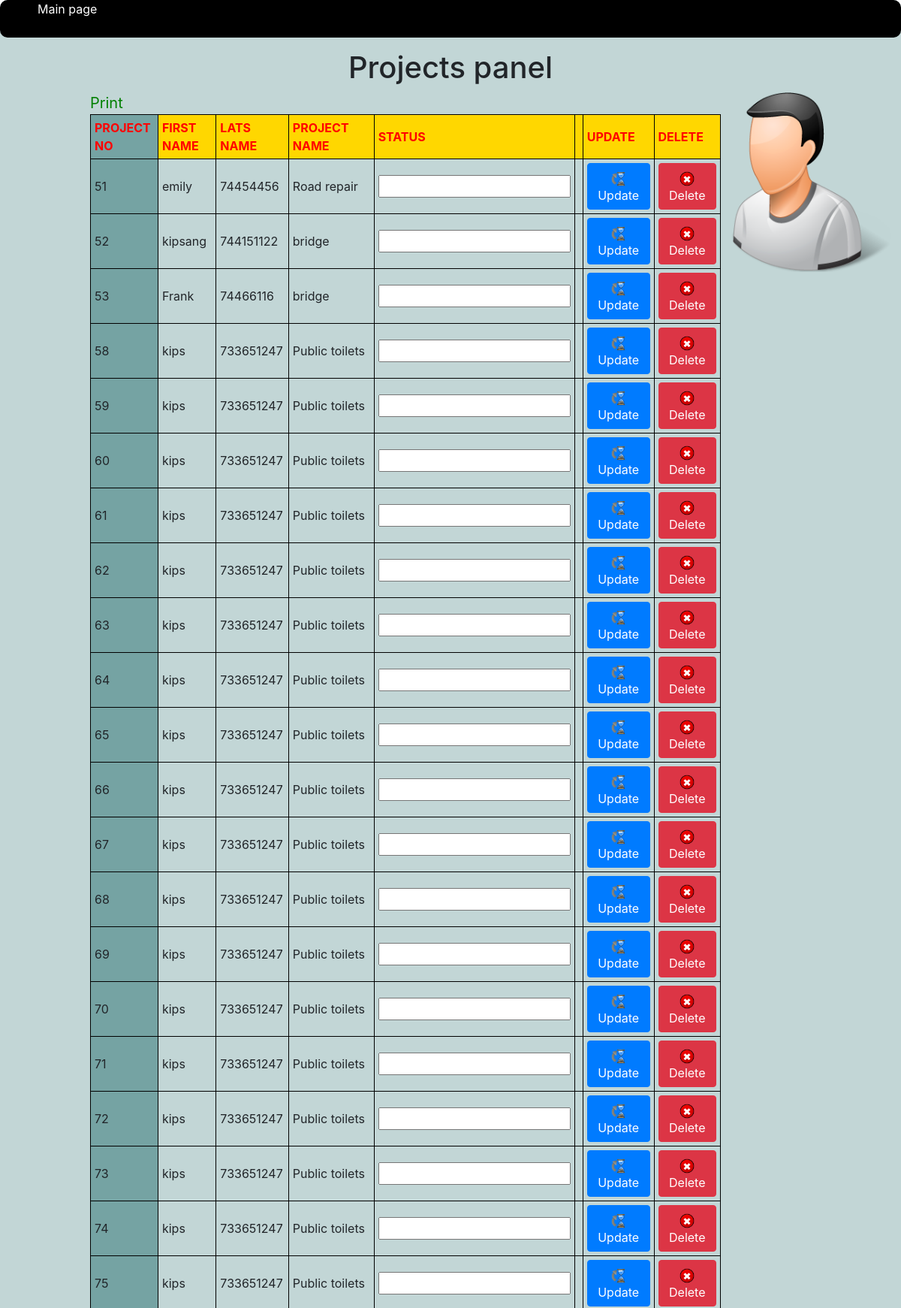
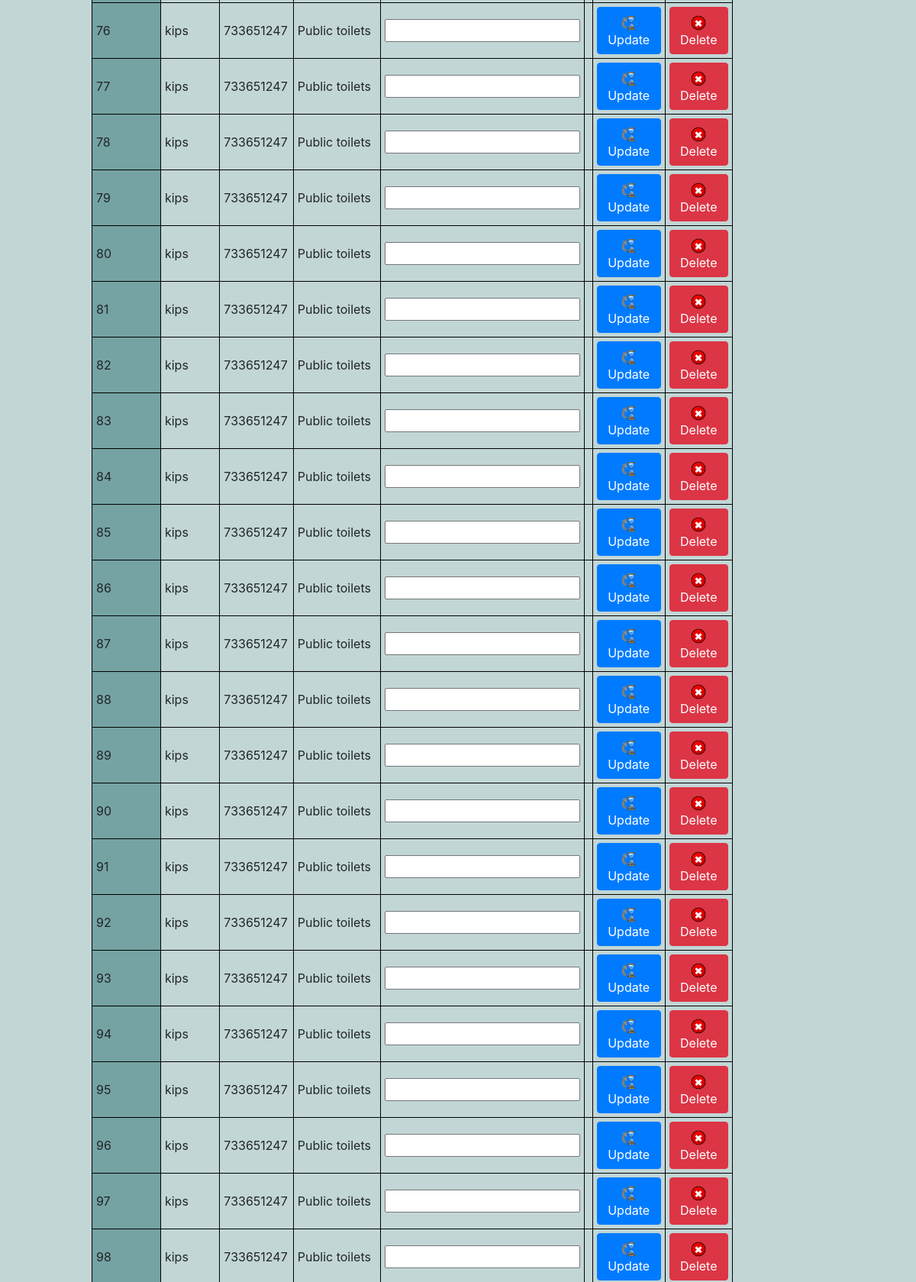
The app's page /admin/projects.php (upper part) with its own data (2 pictures, top to bottom).
### tables this page shows
CREATE TABLE `proj_uploads` (
  `id` int(11) NOT NULL,
  `first` varchar(100) NOT NULL,
  `gender` varchar(10) NOT NULL,
  `Phonenumber` int(100) NOT NULL,
  `sub_county` varchar(100) NOT NULL,
  `area` varchar(100) NOT NULL,
  `project` varchar(200) NOT NULL,
  `image_text` text NOT NULL,
  `image` varchar(200) NOT NULL
);

### admin/projects.php (the view, shortened to what this page needs)
<?php include 'header.php' ?>
<h1 style="text-align: center;">Projects panel</h1>
 <img style="width:20%; float: right;" src="../images/Person-Male-Light-icon.png" alt="">
	<?php
		$conn = mysqli_connect('localhost','root','','test');
		mysqli_select_db($conn, 'test');
		$sql = "SELECT * FROM proj_uploads";
		$record = mysqli_query($conn, $sql);
	 ?>
	<table style="margin-left: 10%;">
		<a style="margin-left: 10%;color: green;font-size: 20px;text-decoration: none;" href="../viewprojects.php" title="">Print</a>
		<thead  style="width: 80%;">
			<tr style="color: red; background-color: gold;">
				<th style="background-color: #75a3a3;">PROJECT NO</th>
				<th>FIRST NAME</th>
				<th>LATS NAME</th>
				<th>PROJECT NAME</th>
				<th>STATUS</th>
				<th></th>
				<th>UPDATE</th>
				<th>DELETE</th>
			</tr>
		</thead>
			<?php
            while ($row = mysqli_fetch_array($record)) {
            	echo "<tr style='width: 100%;'><form action='updateproj.php' method='POST'>
            	<td style='background-color: #75a3a3;'>".$row['id']."</td>
            	<td>".$row['first']."</td>
            	<td>".$row['Phonenumber']."</td>
            	<td>".$row['project']."</td>
            	<td><input type='text' name='status' value='".$row['status']."'></td>
            	<td><input type='hidden' name='id' value='".$row['id']."'></td>
            	<td><button class='btn btn-primary' type='submit' name='submit'><img style ='width:20px;' src='../images/apps (4).png'>Update</button></td>
            	<td><button id='delete' onclick='click()' class='btn btn-danger' type='submit' name='delete'><img style ='width:20px;' src='../images/Close-icon.png'>Delete</button></td>
            	</form></tr>";
            }
			 ?>
	</table>
 <?php include 'footer.php' ?>

### admin/header.php (shortened to what this page needs)
<!DOCTYPE html>
<html>
<head>
	<link rel="stylesheet" href="style.css">
	<link rel="stylesheet" type="text/css" href="../bootstrap/css/bootstrap.css">
</head>
<body>
	<div class="main-cont">
		<?php
		if (isset($_SESSION['u_id'])) {
			echo '<ul>
			<li><a href="adminhome.php">Home</a></li>
			<li><a href="jobs.php">Jobs</a></li>
			<li><a href="projects.php">Citizens projects</a></li>
			<li><a href="countyproj.php">County projects</a></li>
			</ul>
			';
		}else{
			echo '<ul>
				<li><a href="../index.php">Main page</a></li>
				</ul>';
		}
		 ?>

### admin/footer.php (shortened to what this page needs)
	</div>
</body>
</html>

### admin/style.css (style rules this page uses)
body { background-color: silver; }
.main-cont { width: 100%; background-color: #c2d6d6; border-radius: 10px; }
ul { background: black; height: 50px; border-radius: 10px; }
ul li { display: inline; padding-left: 10px; text-decoration: none; }
ul li a { text-decoration: none; color: white; }
table, th, td { border: 1px solid black; border-collapse: collapse; margin-left: 40px; }
th, td { padding: 5px; }

### records on screen
proj_uploads: id "51", first "emily", Phonenumber "74454456", project "Road repair"
proj_uploads: id "52", first "kipsang", Phonenumber "744151122", project "bridge"
proj_uploads: id "53", first "Frank", Phonenumber "74466116", project "bridge"
proj_uploads: id "58", first "kips", Phonenumber "733651247", project "Public toilets"
proj_uploads: id "59", first "kips", Phonenumber "733651247", project "Public toilets"
proj_uploads: id "60", first "kips", Phonenumber "733651247", project "Public toilets"
proj_uploads: id "61", first "kips", Phonenumber "733651247", project "Public toilets"
proj_uploads: id "62", first "kips", Phonenumber "733651247", project "Public toilets"
proj_uploads: id "63", first "kips", Phonenumber "733651247", project "Public toilets"
proj_uploads: id "64", first "kips", Phonenumber "733651247", project "Public toilets"
proj_uploads: id "65", first "kips", Phonenumber "733651247", project "Public toilets"
proj_uploads: id "66", first "kips", Phonenumber "733651247", project "Public toilets"
proj_uploads: id "67", first "kips", Phonenumber "733651247", project "Public toilets"
proj_uploads: id "68", first "kips", Phonenumber "733651247", project "Public toilets"
proj_uploads: id "69", first "kips", Phonenumber "733651247", project "Public toilets"
proj_uploads: id "70", first "kips", Phonenumber "733651247", project "Public toilets"
proj_uploads: id "71", first "kips", Phonenumber "733651247", project "Public toilets"
proj_uploads: id "72", first "kips", Phonenumber "733651247", project "Public toilets"
proj_uploads: id "73", first "kips", Phonenumber "733651247", project "Public toilets"
proj_uploads: id "74", first "kips", Phonenumber "733651247", project "Public toilets"
proj_uploads: id "75", first "kips", Phonenumber "733651247", project "Public toilets"
proj_uploads: id "76", first "kips", Phonenumber "733651247", project "Public toilets"
proj_uploads: id "77", first "kips", Phonenumber "733651247", project "Public toilets"
proj_uploads: id "78", first "kips", Phonenumber "733651247", project "Public toilets"
proj_uploads: id "79", first "kips", Phonenumber "733651247", project "Public toilets"
proj_uploads: id "80", first "kips", Phonenumber "733651247", project "Public toilets"
proj_uploads: id "81", first "kips", Phonenumber "733651247", project "Public toilets"
proj_uploads: id "82", first "kips", Phonenumber "733651247", project "Public toilets"
proj_uploads: id "83", first "kips", Phonenumber "733651247", project "Public toilets"
proj_uploads: id "84", first "kips", Phonenumber "733651247", project "Public toilets"
proj_uploads: id "85", first "kips", Phonenumber "733651247", project "Public toilets"
proj_uploads: id "86", first "kips", Phonenumber "733651247", project "Public toilets"
proj_uploads: id "87", first "kips", Phonenumber "733651247", project "Public toilets"
proj_uploads: id "88", first "kips", Phonenumber "733651247", project "Public toilets"
proj_uploads: id "89", first "kips", Phonenumber "733651247", project "Public toilets"
proj_uploads: id "90", first "kips", Phonenumber "733651247", project "Public toilets"
proj_uploads: id "91", first "kips", Phonenumber "733651247", project "Public toilets"
proj_uploads: id "92", first "kips", Phonenumber "733651247", project "Public toilets"
proj_uploads: id "93", first "kips", Phonenumber "733651247", project "Public toilets"
proj_uploads: id "94", first "kips", Phonenumber "733651247", project "Public toilets"
proj_uploads: id "95", first "kips", Phonenumber "733651247", project "Public toilets"
proj_uploads: id "96", first "kips", Phonenumber "733651247", project "Public toilets"
proj_uploads: id "97", first "kips", Phonenumber "733651247", project "Public toilets"
proj_uploads: id "98", first "kips", Phonenumber "733651247", project "Public toilets"
